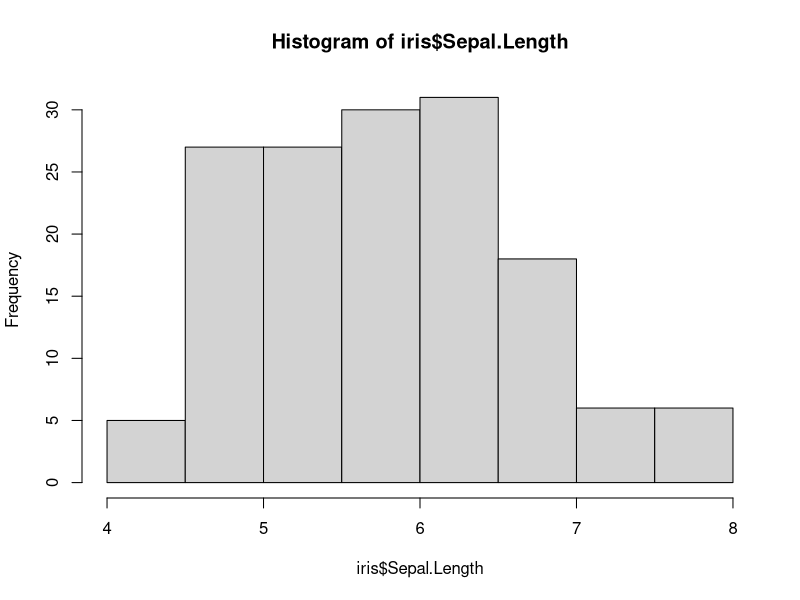
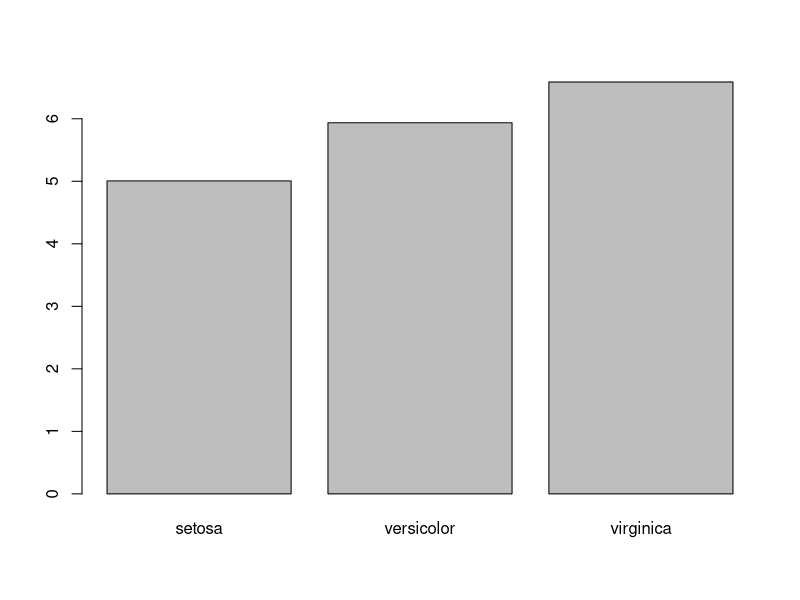
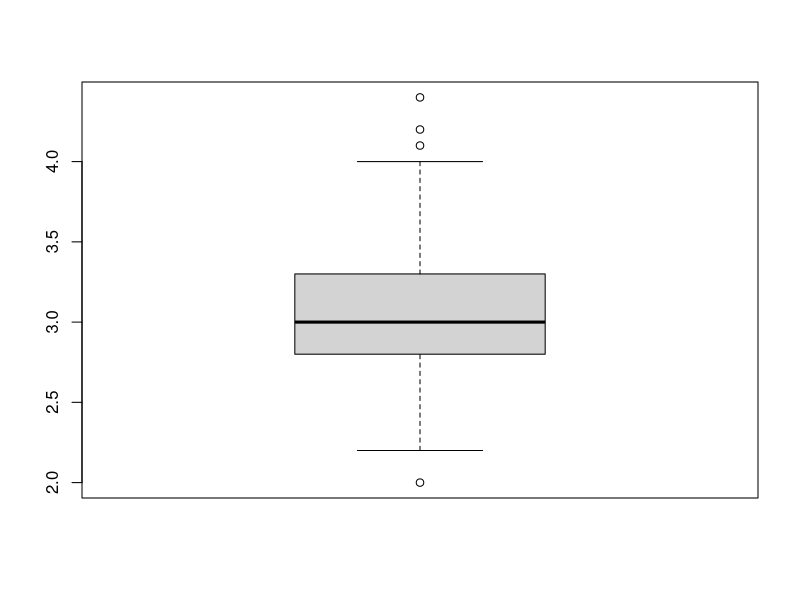
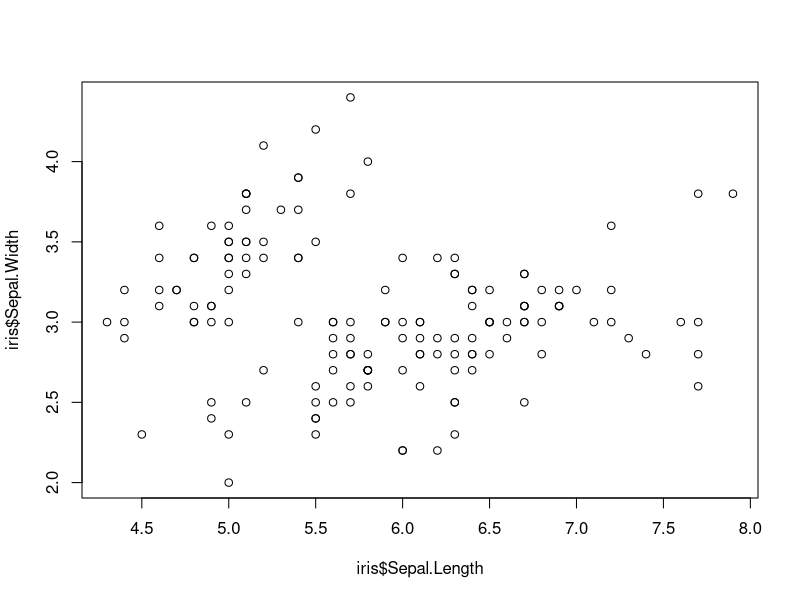
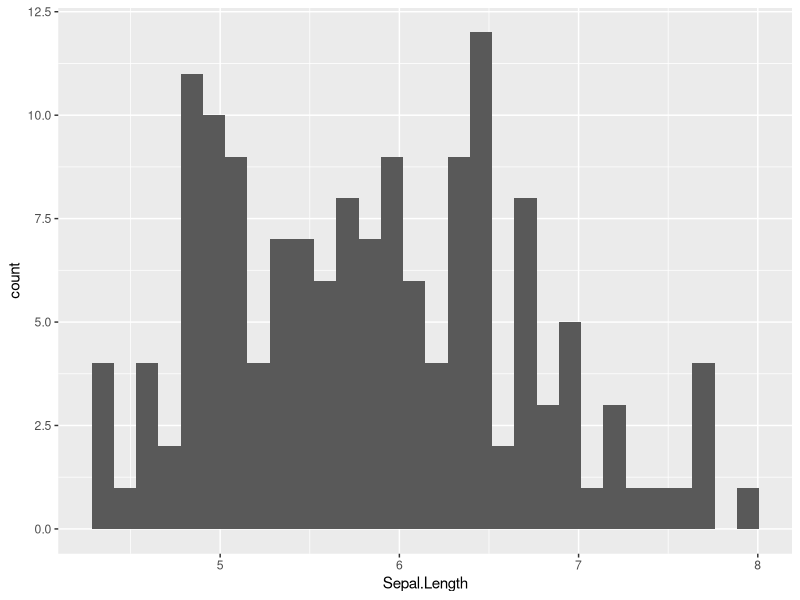
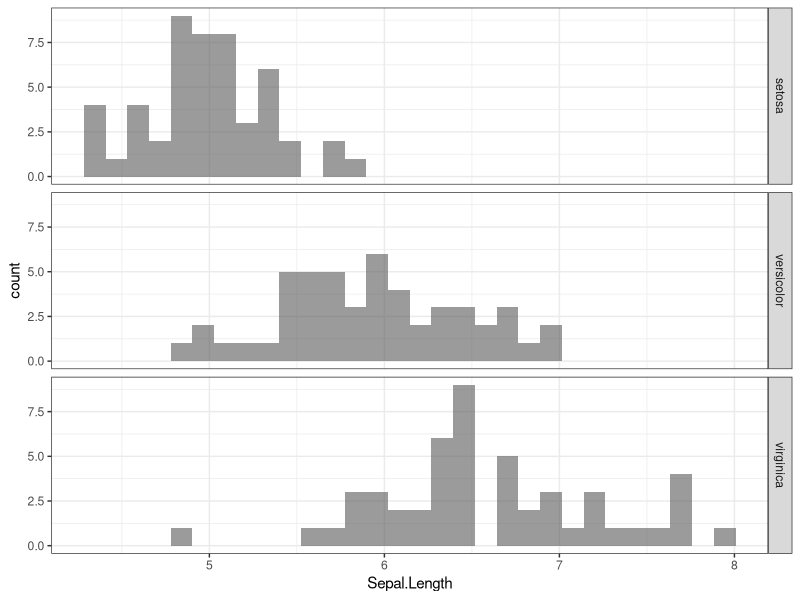
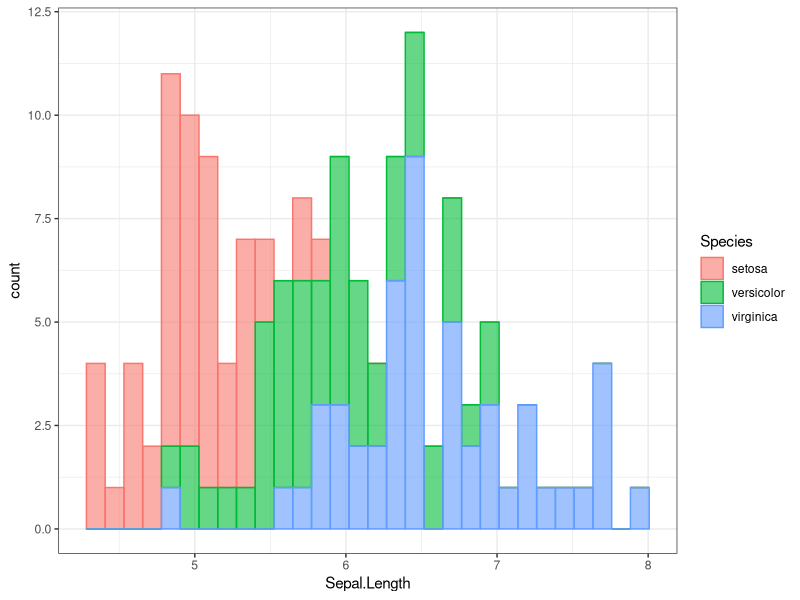
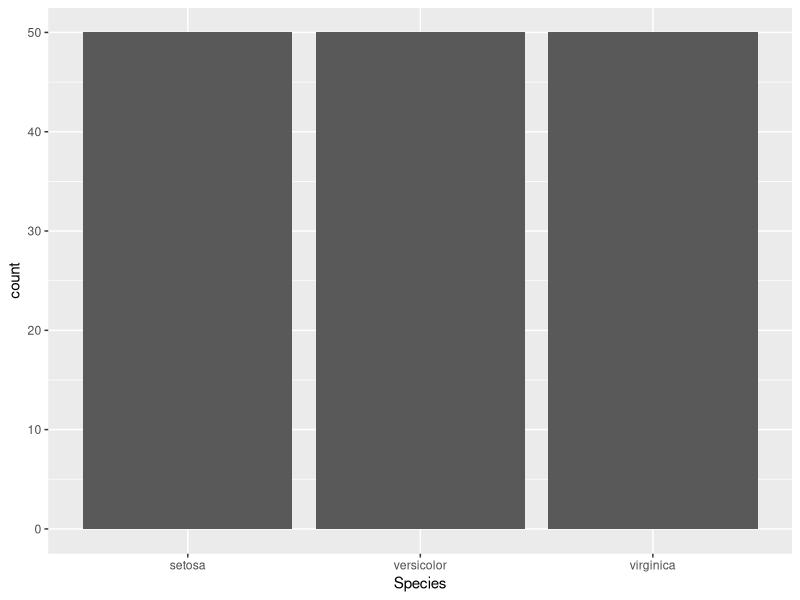

These figures' R source, in order: (Note: this script raises an error after producing the figures.)
## ===========================================================================#
## Basic plot in R
## Author: Tengku Muhd Hanis Mokhtar
## Date: 21-10-2023
## https://jomresearch.netlify.app/
## ===========================================================================#

# Packages ----------------------------------------------------------------

library(tidyverse)


# Data --------------------------------------------------------------------

glimpse(iris)


# Plot in Base R ----------------------------------------------------------

## Histogram ----
hist(iris$Sepal.Length)

## Bar plot ----
dat <- 
  iris %>% 
  group_by(Species) %>% 
  summarise(mean_Sepal.Length = mean(Sepal.Length))

barplot(height = dat$mean_Sepal.Length, names = dat$Species)

## Box plot ----
bx_plt <- boxplot(iris$Sepal.Width)
bx_plt$out

boxplot.stats(iris$Sepal.Width)

## Scatter plot ----
plot(iris$Sepal.Length, iris$Sepal.Width)


# ggplot2 -----------------------------------------------------------------

## histogram ----
ggplot(data = iris, aes(x = Sepal.Length)) +
  geom_histogram()

# Advanced histogram
ggplot(data = iris, aes(x = Sepal.Length)) +
  geom_histogram(alpha = 0.6) +
  facet_grid(rows = vars(Species)) +
  theme_bw()
  
ggplot(data = iris, aes(x = Sepal.Length, fill = Species, color = Species)) +
  geom_histogram(alpha = 0.6) +
  theme_bw()

## Bar plot ----
ggplot(data = iris, aes(x = Species)) +
    geom_bar()

## Box plot ----
bx_ggplot <- 
    ggplot(data = iris, aes(y = Sepal.Width)) +
    geom_boxplot()
bx_ggplot

boxplot.stats(iris$Sepal.Width)

# Advanced box plot
ggplot(data = iris, aes(x = Species, y = Sepal.Width)) +
  geom_boxplot()

ggplot(data = iris, aes(y = Sepal.Width)) +
  geom_boxplot() +
  facet_grid(cols = vars(Species))
  
ggplot(data = iris, aes(x = Species, y = Sepal.Width)) +
  geom_boxplot() +
  stat_summary(aes(label = row.names(iris) %>% as.vector()),
               geom = "text", 
               fun = function(y) { o <- boxplot.stats(y)$out; if(length(o) == 0) NA else o },
               hjust = -1
               )




## Scatter plot ----
ggplot(data = iris, aes(x = Sepal.Length, y = Sepal.Width)) +
  geom_point() 

# Advanced scatter plot
ggplot(data = iris, aes(x = Sepal.Length, y = Sepal.Width, color = Species)) +
  geom_point() +
  geom_smooth() +
  theme_bw()

ggplot(data = iris, aes(x = Sepal.Length, y = Sepal.Width)) +
  geom_point() +
  geom_smooth() +
  facet_grid(rows = vars(Species)) +
  theme_bw()


